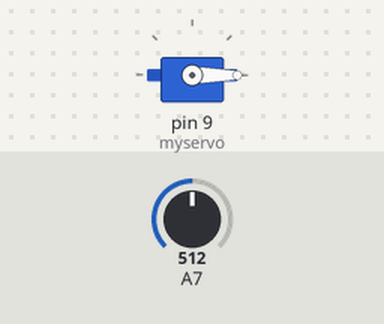
Bench run of a sketch on a simulated Arduino Nano, built with avr-gcc and run on an emulated ATmega328P. On the bench: servo. Inputs (shaded band) come from the test bench; at power-on: A7 = 512.

Above: at 1.2 s.
1.3 s: A7 set to 533
At 2.2 s:
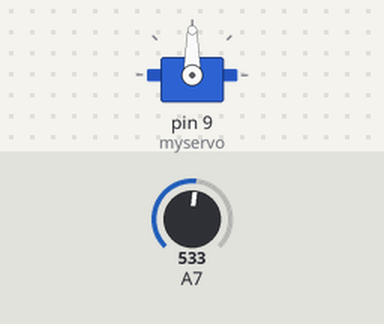
Timing chart, 0 to 4.3 s (numbered marks = the images above; inputs shaded):
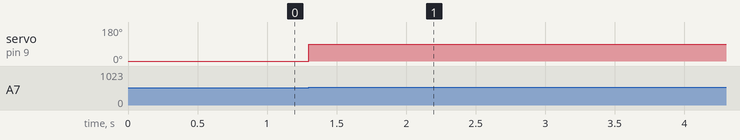

Measured:
- the behaviour switches between 517 and 518 on A7 (found by bisection; images 0 and 1)
- after the input at 1.3 s, servo on pin 9 (myservo): 0° → 90° at once

The sketch:

microservo.ino
```cpp
#include <Servo.h>

Servo myservo; // create servo object to control a servo
// a maximum of eight servo objects can be created

int pos = 0; // variable to store the servo position

void setup()
{
  Serial.begin(9600);

  myservo.attach(9); // attaches the servo on pin 9 to the servo object
}

void loop()
{
  // Read potar
  int tmppos = map(analogRead(A7), 0, 1023, 1, 179);
  if(tmppos != pos) {
    myservo.write(pos); // tell servo to go to position in variable 'pos'
    pos = tmppos;
    delay(15); // waits 15ms for the servo to reach the position
  }
}
```
